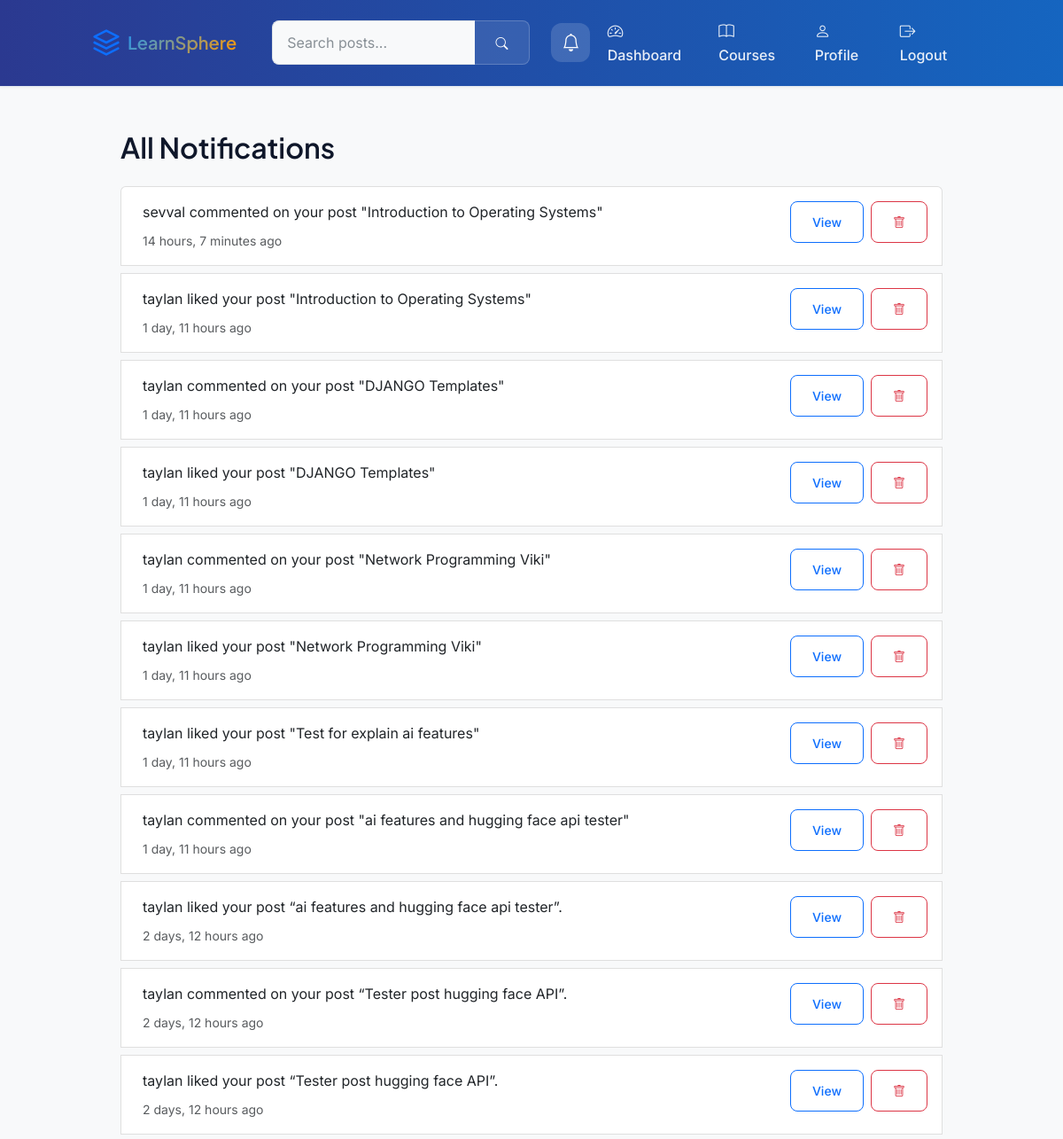
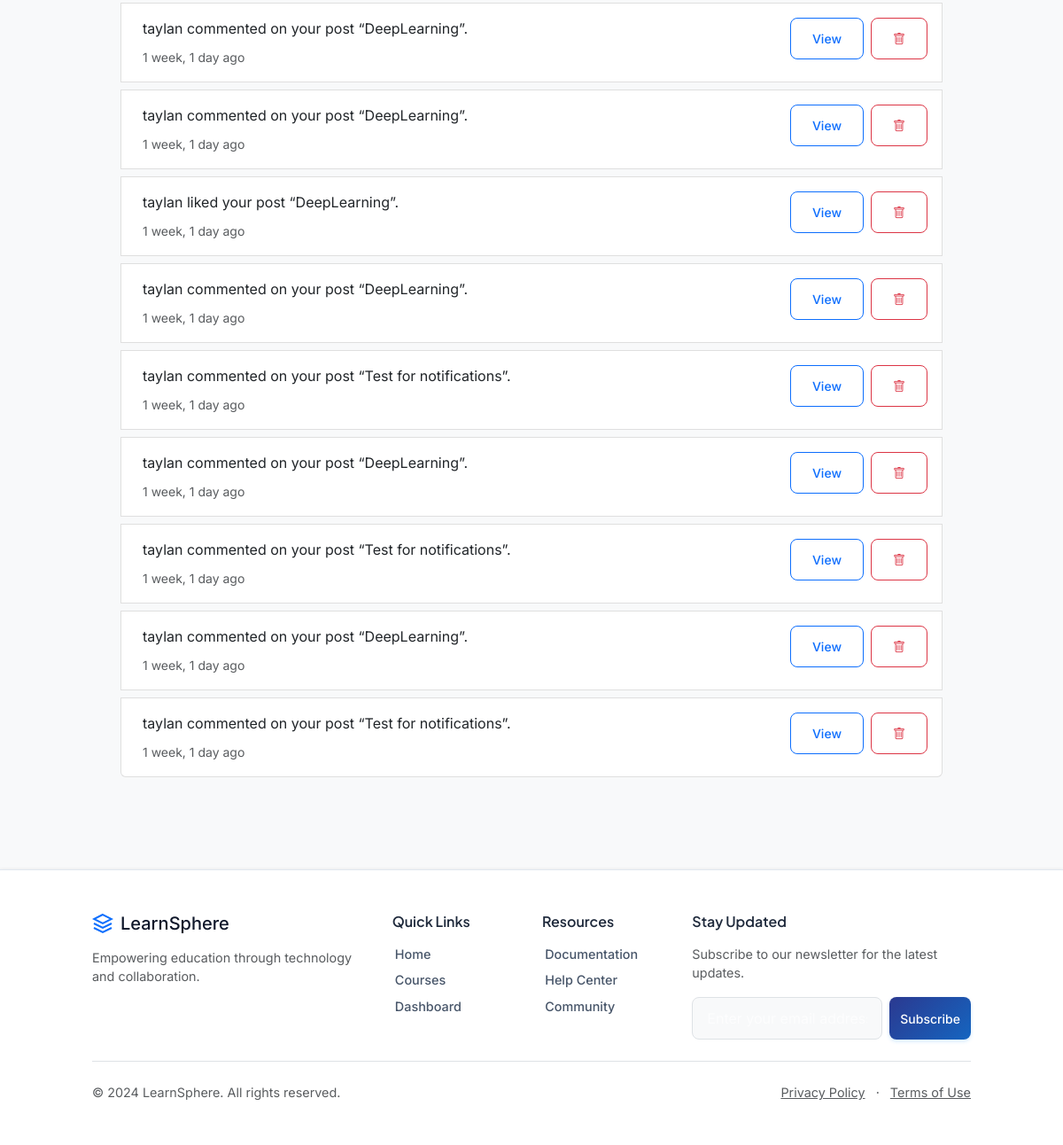
The app's page /notifications/ (signed in) with its own data (2 pictures, top to bottom).
### core/models.py (models this page shows, shortened)
class Notification(models.Model):
    user = models.ForeignKey(
        User, on_delete=models.CASCADE, related_name="notifications"
    )
    from_user = models.ForeignKey(
        User, on_delete=models.CASCADE, related_name="sent_notifications"
    )
    post = models.ForeignKey("Post", on_delete=models.CASCADE, null=True, blank=True)
    comment = models.ForeignKey(
        "Comment", on_delete=models.CASCADE, null=True, blank=True
    )
    message = models.CharField(max_length=255)
    is_read = models.BooleanField(default=False)
    created_at = models.DateTimeField(default=timezone.now)
    class Meta:
        ordering = ["-created_at"]

### core/views.py (the view)
# urls.py: path("notifications/", views.notifications, name="notifications"),
@login_required
def notifications(request):
    notes = request.user.notifications.all()
    request.user.notifications.filter(is_read=False).update(is_read=True)
    return render(
        request,
        "notifications.html",
        {
            "all_notifications": notes,
        },
    )

### core/context_processors.py (called while the page is built)
def notifications(request):
    if request.user.is_authenticated:
        unread_count = Notification.objects.filter(
            user=request.user, is_read=False
        ).count()
        recent_notifications = Notification.objects.filter(user=request.user).order_by(
            "-created_at"
        )[:5]
        return {
            "unread_notifications_count": unread_count,
            "recent_notifications": recent_notifications,
        }
    return {
        "unread_notifications_count": 0,
        "recent_notifications": [],
    }

### templates/notifications.html (shortened to what this page needs)
{% extends 'base.html' %}
{% block content %}
<div class="container px-3 px-lg-5 py-5 notifications-page">
  <h2 class="mb-4">All Notifications</h2>
  {% if all_notifications %}
    <div class="list-group">
      {% for note in all_notifications %}
        <div
          class="list-group-item d-flex justify-content-between align-items-start p-3
                 {% if not note.is_read %}unread-notification{% endif %}"
          id="notification-{{ note.id }}">
          <div class="ms-2 me-auto">
            <div class="d-flex align-items-center gap-2 mb-2">
              <p class="mb-0 {% if not note.is_read %}fw-bold{% endif %}">{{ note.message }}</p>
            </div>
            <small class="text-muted">{{ note.created_at|timesince }} ago</small>
          </div>
          <div class="d-flex align-items-center">
            {% if note.post %}
              <a href="{% url 'post_detail' note.post.slug %}"
                 class="btn btn-sm btn-outline-primary me-2">
                View
              </a>
            {% endif %}
            <button
              type="button"
              class="btn btn-sm btn-outline-danger delete-notification"
              data-id="{{ note.id }}">
              <i class="bi bi-trash"></i>
            </button>
          </div>
        </div>
      {% endfor %}
    </div>
  {% else %}
    <div class="text-center text-muted py-5">
      <i class="bi bi-bell fs-1 mb-3 d-block"></i>
      <p class="mb-0">No notifications yet.</p>
    </div>
  {% endif %}
</div>
{% endblock %}

### static/css/base.css (style rules this page uses)
html { scroll-behavior: smooth; }
:root { --primary: #0053ba; --secondary: #e83e8c; --gray-light: #f8f9fa; --font-heading: 'Montserrat', sans-serif; --font-body: 'Roboto', sans-serif; }
body { font-family: var(--font-body); background-color: var(--gray-light); margin: 0; padding: 0; }
h1,h2,h3,h4,h5,h6 { font-family: var(--font-heading); }

### static/css/style.css (style rules this page uses)
:root { --primary-50: #e3f2fd; --primary-100: #bbdefb; --primary-200: #90caf9; --primary-300: #64b5f6; --primary-400: #42a5f5; --primary-500: #2196f3; --primary-600: #1e88e5; --primary-700: #1976d2; --primary-800: #1565c0; --primary-900: #0d47a1; --primary-rgb: 33, 150, 243; --accent-50: #fff3e0; --accent-100: #ffe0b2; --accent-200: #ffcc80; --accent-300: #ffb74d; --accent-400: #ffa726; --accent-500: #ff9800; --accent-600: #fb8c00; --accent-700: #f57c00; --accent-800: #ef6c00; --accent-900: #e65100; --accent-rgb: 255, 152, 0; --success-500: #4caf50; --success-600: #43a047; --success-700: #388e3c; --error-500: #f44336; --error-600: #e53935; --error-700: #d32f2f; --gray-50: #f8fafc; --gray-100: #f1f5f9; --gray-200: #e2e8f0; --gray-300: #cbd5e1; --gray-400: #94a3b8; --gray-500: #64748b; --gray-600: #475569; --gray-700: #334155; --gray-800: #1e293b; --gray-900: #0f172a; --font-primary: 'Plus Jakarta Sans', -apple-system, BlinkMacSystemFont, sans-serif; --font-secondary: 'Inter', -apple-system, BlinkMacSystemFont, sans-serif; --text-xs: 0.75rem; --text-sm: 0.875rem; --text-base: 1rem; --text-lg: 1.125rem; --text-xl: 1.25rem; --text-2xl: 1.5rem; --text-3xl: 1.875rem; --text-4xl: 2.25rem; --text-5xl: 3rem; --leading-none: 1; --leading-tight: 1.25; --leading-snug: 1.375; --leading-normal: 1.5; --leading-relaxed: 1.625; --leading-loose: 2; --space-1: 0.25rem; --space-2: 0.5rem; --space-3: 0.75rem; --space-4: 1rem; --space-5: 1.25rem; --space-6: 1.5rem; --space-8: 2rem; --space-10: 2.5rem; --space-12: 3rem; --space-16: 4rem; --space-20: 5rem; --space-24: 6rem; --radius-sm: 0.125rem; --radius-base: 0.25rem; --radius-md: 0.375rem; --radius-lg: 0.5rem; --radius-xl: 0.75rem; --radius-2xl: 1rem; --radius-3xl: 1.5rem; --radius-full: 9999px; --shadow-sm: 0 1px 2px 0 rgba(0, 0, 0, 0.05); --shadow-base: 0 1px 3px 0 rgba(0, 0, 0, 0.1), 0 1px 2px -1px rgba(0, 0, 0, 0.1); --shadow-md: 0 4px 6px -1px rgba(0, 0, 0, 0.1), 0 2px 4px -2px rgba(0, 0, 0, 0.1); --shadow-lg: 0 10px 15px -3px rgba(0, 0, 0, 0.1), 0 4px 6px -4px rgba(0, 0, 0, 0.1); --shadow-xl: 0 20px 25px -5px rgba(0, 0, 0, 0.1), 0 8px 10px -6px rgba(0, 0, 0, 0.1); --transition-all: all 0.2s cubic-bezier(0.4, 0, 0.2, 1); --transition-colors: background-color, border-color, color, fill, stroke 0.2s cubic-bezier(0.4, 0, 0.2, 1); --transition-opacity: opacity 0.2s cubic-bezier(0.4, 0, 0.2, 1); --transition-shadow: box-shadow 0.2s cubic-bezier(0.4, 0, 0.2, 1); --transition-transform: transform 0.2s cubic-bezier(0.4, 0, 0.2, 1); }
body { font-family: var(--font-secondary); font-size: var(--text-base); line-height: var(--leading-normal); color: var(--gray-700); background-color: var(--gray-50); }
h1, h2, h3, h4, h5, h6 { font-family: var(--font-primary); font-weight: 600; line-height: var(--leading-tight); color: var(--gray-900); }
.btn { display: inline-flex; align-items: center; justify-content: center; padding: var(--space-3) var(--space-6); font-size: var(--text-sm); font-weight: 500; line-height: var(--leading-normal); text-align: center; text-decoration: none; border-radius: var(--radius-lg); transition: var(--transition-all); cursor: pointer; white-space: nowrap; }
.container { width: 100%; margin-right: auto; margin-left: auto; padding-right: var(--space-4); padding-left: var(--space-4); }
@media (min-width: 640px) { .container { max-width: 640px; } }
@media (min-width: 768px) { .container { max-width: 768px; } }
@media (min-width: 1024px) { .container { max-width: 1024px; } }

### static/css/components.css (style rules this page uses)
.btn { position: relative; overflow: hidden; transition: all 0.3s ease; }
.btn::after { content: ''; position: absolute; top: 50%; left: 50%; width: 0; height: 0; background: rgba(255,255,255,0.2); border-radius: 50%; transform: translate(-50%, -50%); transition: width 0.6s ease, height 0.6s ease; z-index: 1; }

### templates/notifications.html (style rules this page uses)
.notifications-page .list-group-item { transition: all 0.2s ease; border: 1px solid rgba(0,0,0,.125); margin-bottom: 0.5rem; }

### records on screen
Notification: message "sevval commented on your post \"Introduction to Operating Systems\"", created_at "14 hours, 7 minutes", shows "View"
Notification: message "taylan liked your post \"Introduction to Operating Systems\"", created_at "1 day, 11 hours", shows "View"
Notification: message "taylan commented on your post \"DJANGO Templates\"", created_at "1 day, 11 hours", shows "View"
Notification: message "taylan liked your post \"DJANGO Templates\"", created_at "1 day, 11 hours", shows "View"
Notification: message "taylan commented on your post \"Network Programming Viki\"", created_at "1 day, 11 hours", shows "View"
Notification: message "taylan liked your post \"Network Programming Viki\"", created_at "1 day, 11 hours", shows "View"
Notification: message "taylan liked your post \"Test for explain ai features\"", created_at "1 day, 11 hours", shows "View"
Notification: message "taylan commented on your post \"ai features and hugging face api tester\"", created_at "1 day, 11 hours", shows "View"
Notification: message "taylan liked your post “ai features and hugging face api tester”.", created_at "2 days, 12 hours", shows "View"
Notification: message "taylan commented on your post “Tester post hugging face API”.", created_at "2 days, 12 hours", shows "View"
Notification: message "taylan liked your post “Tester post hugging face API”.", created_at "2 days, 12 hours", shows "View"
Notification: message "taylan commented on your post “DeepLearning”.", created_at "1 week, 1 day", shows "View"
Notification: message "taylan commented on your post “DeepLearning”.", created_at "1 week, 1 day", shows "View"
Notification: message "taylan liked your post “DeepLearning”.", created_at "1 week, 1 day", shows "View"
Notification: message "taylan commented on your post “DeepLearning”.", created_at "1 week, 1 day", shows "View"
Notification: message "taylan commented on your post “Test for notifications”.", created_at "1 week, 1 day", shows "View"
Notification: message "taylan commented on your post “DeepLearning”.", created_at "1 week, 1 day", shows "View"
Notification: message "taylan commented on your post “Test for notifications”.", created_at "1 week, 1 day", shows "View"
Notification: message "taylan commented on your post “DeepLearning”.", created_at "1 week, 1 day", shows "View"
Notification: message "taylan commented on your post “Test for notifications”.", created_at "1 week, 1 day", shows "View"
